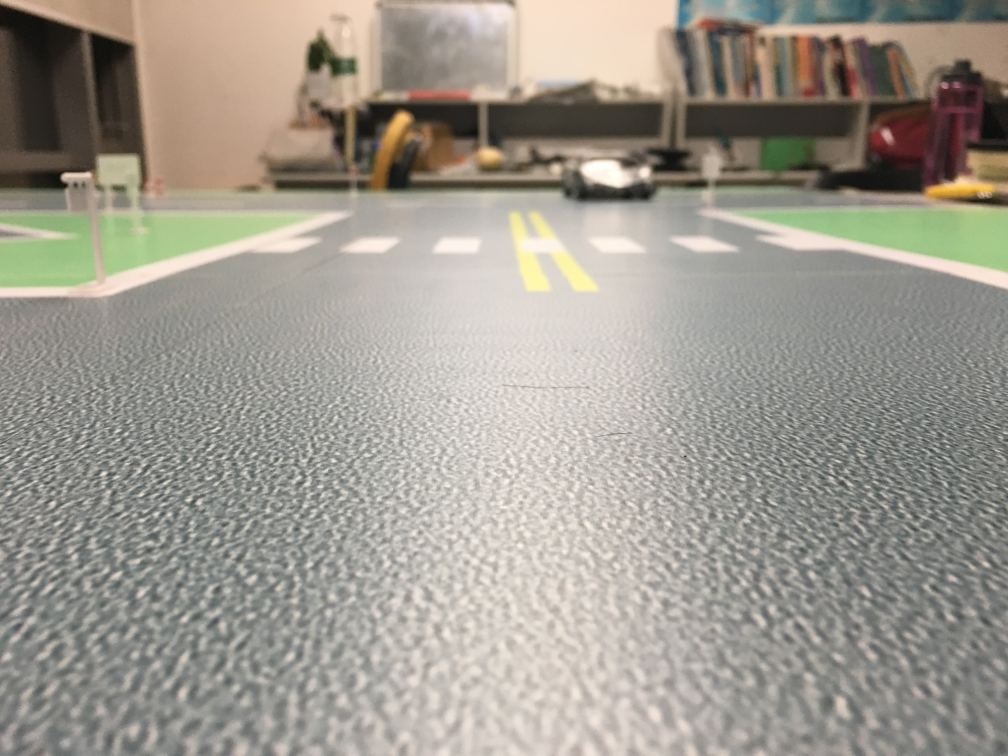
#> input picture AR_code/src/IMG_0853.JPG, 4032 x 3024 px (shown at 1/4 size)
$ python -i lanedetection.py   (imports and definitions only)
#> lines starting #> are read from the running program, lines starting #| are printed output that depends on the picture; after the words box and inside, x2 and y2 are one past the last pixel; in counts of white or black regions, pixels touching at a corner belong together
from moviepy.editor import VideoFileClip
import matplotlib.pyplot as plt
import matplotlib.image as mplimg
import numpy as np
import cv2

blur_ksize = 5  # Gaussian blur kernel size
canny_lthreshold = 50  # Canny edge detection low threshold
canny_hthreshold = 150  # Canny edge detection high threshold

# Hough transform parameters
rho = 1
theta = np.pi / 180
threshold = 15
min_line_length = 40
max_line_gap = 20

def roi_mask(img, vertices):
  mask = np.zeros_like(img)

  #defining a 3 channel or 1 channel color to fill the mask with depending on the input image
  if len(img.shape) > 2:
    channel_count = img.shape[2]  # i.e. 3 or 4 depending on your image
    mask_color = (255,) * channel_count
  else:
    mask_color = 255

  cv2.fillPoly(mask, vertices, mask_color)
  masked_img = cv2.bitwise_and(img, mask)
  return masked_img

def draw_roi(img, vertices):
  cv2.polylines(img, vertices, True, [255, 0, 0], thickness=2)

# [4 lines left out: function draw_lines, not called in this run]

def hough_lines(img, rho, theta, threshold, min_line_len, max_line_gap):
  lines = cv2.HoughLinesP(img, rho, theta, threshold, np.array([]), minLineLength=min_line_len, maxLineGap=max_line_gap)
  line_img = np.zeros((img.shape[0], img.shape[1], 3), dtype=np.uint8)
  # draw_lines(line_img, lines)
  draw_lanes(line_img, lines)
  return line_img

def draw_lanes(img, lines, color=[255, 0, 0], thickness=20):
  y2 = int(img.shape[0]*0.607)
  left_lines, right_lines = [], []
  for line in lines:
    for x1, y1, x2, y2 in line:
      k = (y2 - y1) / (x2 - x1)
      if k < 0:
        left_lines.append(line)
      else:
        right_lines.append(line)

  if (len(left_lines) <= 0 or len(right_lines) <= 0):
    return img

  clean_lines(left_lines, 0.1)
  clean_lines(right_lines, 0.1)
  left_points = [(x1, y1) for line in left_lines for x1,y1,x2,y2 in line]
  left_points = left_points + [(x2, y2) for line in left_lines for x1,y1,x2,y2 in line]
  right_points = [(x1, y1) for line in right_lines for x1,y1,x2,y2 in line]
  right_points = right_points + [(x2, y2) for line in right_lines for x1,y1,x2,y2 in line]

  left_vtx = calc_lane_vertices(left_points, y2, img.shape[0])
  right_vtx = calc_lane_vertices(right_points, y2, img.shape[0])

  cv2.line(img, left_vtx[0], left_vtx[1], color, thickness)
  cv2.line(img, right_vtx[0], right_vtx[1], color, thickness)

def clean_lines(lines, threshold):
  slope = [(y2 - y1) / (x2 - x1) for line in lines for x1, y1, x2, y2 in line]
  while len(lines) > 0:
    mean = np.mean(slope)
    diff = [abs(s - mean) for s in slope]
    idx = np.argmax(diff)
    if diff[idx] > threshold:
      slope.pop(idx)
      lines.pop(idx)
    else:
      break


def calc_lane_vertices(point_list, ymin, ymax):
  x = [p[0] for p in point_list]
  y = [p[1] for p in point_list]
  fit = np.polyfit(y, x, 1)
  fit_fn = np.poly1d(fit)

  xmin = int(fit_fn(ymin))
  xmax = int(fit_fn(ymax))

  return [(xmin, ymin), (xmax, ymax)]

def process_an_image(img):
  img = cv2.resize(img, (1440,900))
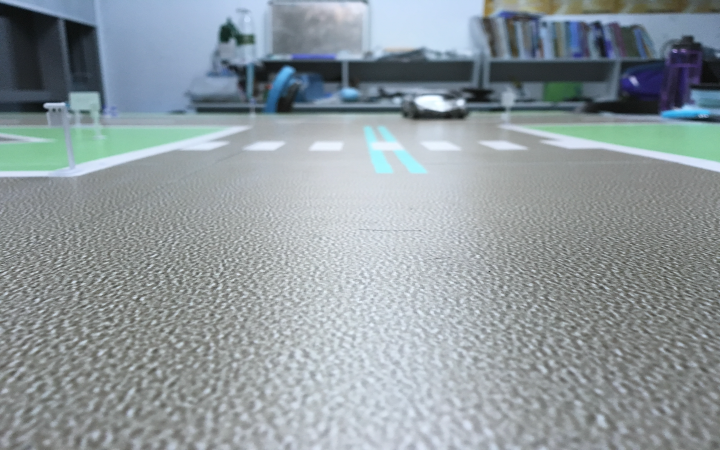
#> img: shape (900, 1440, 3) (shown at 1/2 size); mean of channels 0, 1, 2 157.7, 152.9, 143; drawn as B, G, R
  # [8 lines of commented-out code are left out]
  x1 = int(img.shape[1]*0)
  x2 = int(img.shape[1]*844/2560)
  x3 = int(img.shape[1]*1605/2560)
  x4 = int(img.shape[1])
  y1 = int(img.shape[0]*829/1440)
  y2 = int(img.shape[0])
  roi_vtx = np.array([[(x1, y2), (x2, y1), (x3, y1), (x4, y2)]])
  # [15 lines of commented-out code are left out]
  gray = cv2.cvtColor(img, cv2.COLOR_RGB2GRAY)
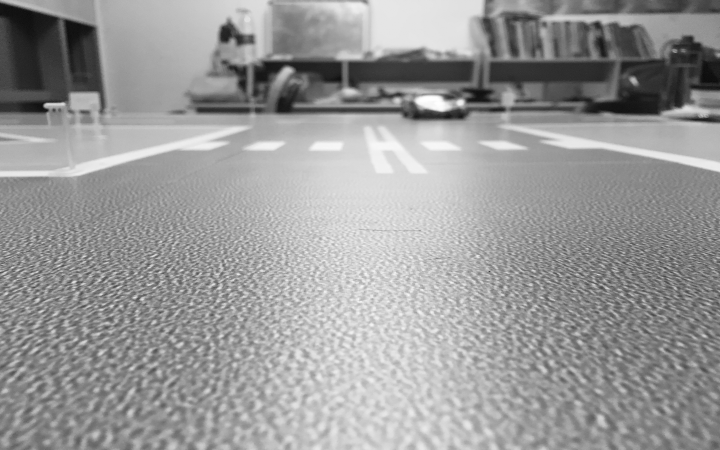
#> gray: shape (900, 1440) (shown at 1/2 size); min 7, max 255, mean 153.2
  blur_gray = cv2.GaussianBlur(gray, (blur_ksize, blur_ksize), 0, 0)
  edges = cv2.Canny(blur_gray, canny_lthreshold, canny_hthreshold)
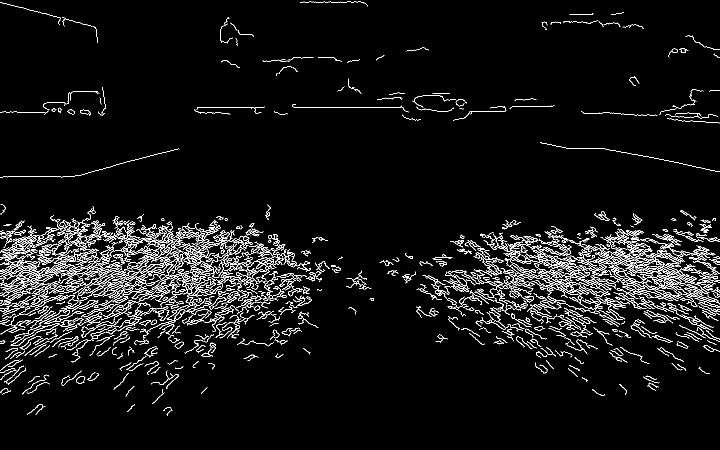
#> edges: shape (900, 1440) (shown at 1/2 size); 5% white in thin lines or dots
  roi_edges = roi_mask(edges, roi_vtx)
#> in roi_mask, `cv2.fillPoly(mask, vertices, mask_color)`:
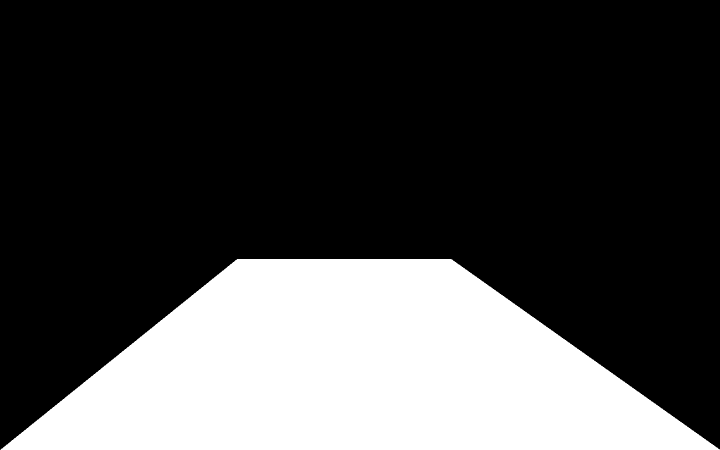
#> mask: shape (900, 1440) (shown at 1/2 size); 27.5% white; 1 white region, box (x1, y1, x2, y2) and area: (1, 518, 1440, 900) 356912
#> in roi_mask, `masked_img = cv2.bitwise_and(img, mask)`:
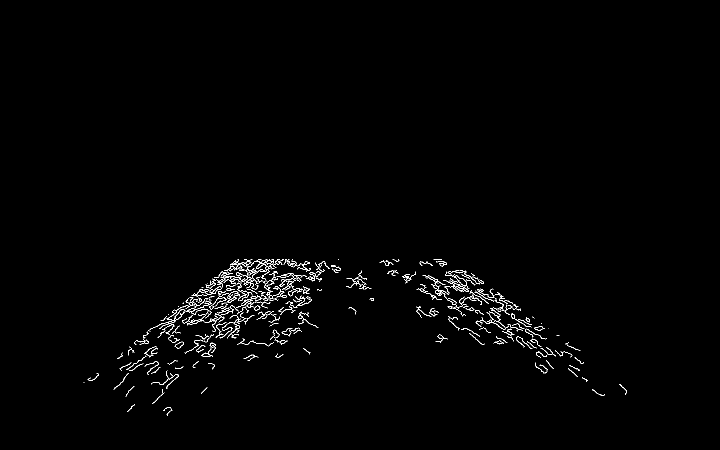
#> masked_img: shape (900, 1440) (shown at 1/2 size); 0.99% white in thin lines or dots, all inside (x1, y1, x2, y2) = (167, 518, 1254, 832)
  line_img = hough_lines(roi_edges, rho, theta, threshold, min_line_length, max_line_gap)
#> in hough_lines, `lines = cv2.HoughLinesP(img, rho, theta, threshold, np.array([]), minL..`: lines = 314 rows, first 6: [404, 579, 505, 581], [564, 566, 671, 533], [328, 657, 481, 633], [374, 646, 443, 633], [425, 662, 478, 656], [458, 537, 641, 559]
#> the loop in draw_lanes, `for line in lines:` made 314 passes
#> after the loop in draw_lanes, `for line in lines:`: left_lines = 195 items, first 6: [[564, 566, 671, 533]], [[328, 657, 481, 633]], [[374, 646, 443, 633]], [[425, 662, 478, 656]], [[387, 628, 531, 561]], [[372, 601, 612, 575]]; right_lines = 119 items, first 6: [[404, 579, 505, 581]], [[458, 537, 641, 559]], [[461, 532, 642, 557]], [[465, 631, 558, 636]], [[899, 561, 1000, 629]], [[1021, 675, 1084, 708]]
#> in clean_lines, `slope = [(y2 - y1) / (x2 - x1) for line in lines for x1, y1, x2, y2 in..`: slope = 195 values, max -0.0139 at index 183, min -8 at index 83, mean -0.482
#> the loop in clean_lines, `while len(lines) > 0:` made 111 passes
#> (mean, idx) on passes 1 to 8: (-0.482, 83), (-0.443, 138), (-0.432, 179), (-0.423, 166), (-0.415, 170), (-0.408, 148), (-0.402, 173), (-0.396, 166)
#> after the loop in clean_lines, `while len(lines) > 0:`: lines = 85 items, first 6: [[328, 657, 481, 633]], [[374, 646, 443, 633]], [[425, 662, 478, 656]], [[372, 601, 612, 575]], [[904, 605, 1002, 590]], [[386, 589, 642, 580]]; slope = 85 values, max -0.0139 at index 82, min -0.21 at index 71, mean -0.111
#> the loop in clean_lines (call 2), `while len(lines) > 0:` made 59 passes
#> (mean, idx) on passes 1 to 8: (0.275, 89), (0.266, 38), (0.26, 7), (0.255, 28), (0.25, 96), (0.245, 58), (0.24, 24), (0.236, 102)
#> in draw_lanes, `left_points = [(x1, y1) for line in left_lines for x1,y1,x2,y2 in line]`: left_points = 85 pairs, first value 240 to 1035, second value 529 to 738
#> in draw_lanes, `left_points = left_points + [(x2, y2) for line in left_lines for x1,y1..`: left_points = 170 pairs, first value 240 to 1088, second value 528 to 738
#> in draw_lanes, `right_points = [(x1, y1) for line in right_lines for x1,y1,x2,y2 in li..`: right_points = 61 pairs, first value 306 to 1073, second value 518 to 704
#> in draw_lanes, `right_points = right_points + [(x2, y2) for line in right_lines for x1..`: right_points = 122 pairs, first value 306 to 1138, second value 518 to 706
#> in calc_lane_vertices, `x = [p[0] for p in point_list]`: x = 170 values, max 1088 at index 152, min 240 at index 32, mean 650.5
#> in calc_lane_vertices, `y = [p[1] for p in point_list]`: y = 170 values, max 738 at index 32, min 528 at index 169, mean 616.8
#> in calc_lane_vertices, `fit = np.polyfit(y, x, 1)`: fit = [-0.0568, 685.5]
#> in calc_lane_vertices, `xmin = int(fit_fn(ymin))`: xmin = 654
#> in calc_lane_vertices, `xmax = int(fit_fn(ymax))`: xmax = 634
#> in draw_lanes, `left_vtx = calc_lane_vertices(left_points, y2, img.shape[0])`: left_vtx = [(654, 554), (634, 900)]
#> in draw_lanes, `right_vtx = calc_lane_vertices(right_points, y2, img.shape[0])`: right_vtx = [(538, 554), (605, 900)]
#> in draw_lanes, `cv2.line(img, right_vtx[0], right_vtx[1], color, thickness)`:
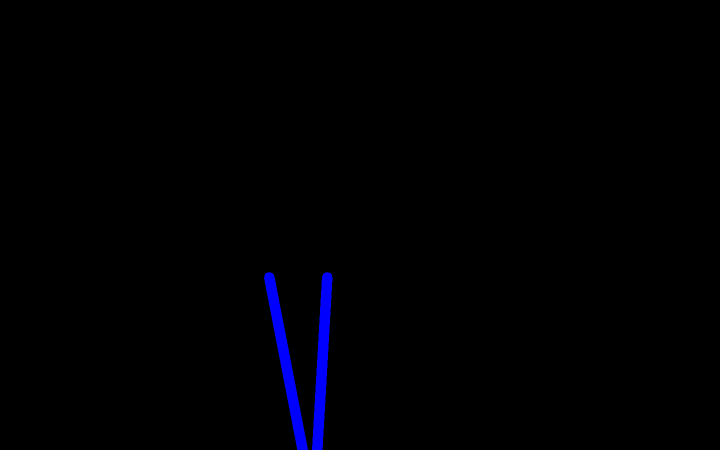
#> img: shape (900, 1440, 3) (shown at 1/2 size); mean of channels 0, 1, 2 3, 0, 0; drawn as B, G, R
  res_img = cv2.addWeighted(img, 0.8, line_img, 1, 0)
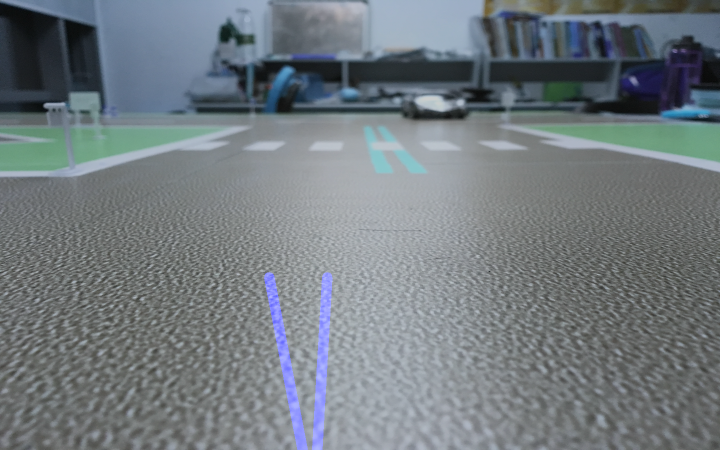
#> res_img: shape (900, 1440, 3) (shown at 1/2 size); mean of channels 0, 1, 2 127.3, 122.3, 114.4; drawn as B, G, R
  if type(res_img)!=None :
    cv2.imshow('1',res_img)
  if type(blur_gray)!=None :
    cv2.imshow('2',blur_gray)
  if type(roi_edges)!=None :
    cv2.imshow('3',roi_edges)
  if type(line_img)!=None :
    cv2.imshow('4',line_img)
  cv2.waitKey()

  '''
  plt.figure()
  plt.imshow(img)
  plt.savefig('images/lane_original.png', bbox_inches='tight')
  plt.figure()
  plt.imshow(gray, cmap='gray')
  plt.savefig('images/gray.png', bbox_inches='tight')
  plt.figure()
  plt.imshow(blur_gray, cmap='gray')
  plt.savefig('images/blur_gray.png', bbox_inches='tight')
  plt.figure()
  plt.imshow(edges, cmap='gray')
  plt.savefig('images/edges.png', bbox_inches='tight')
  plt.figure()
  plt.imshow(roi_edges, cmap='gray')
  plt.savefig('images/roi_edges.png', bbox_inches='tight')
  plt.figure()
  plt.imshow(line_img, cmap='gray')
  plt.savefig('images/line_img.png', bbox_inches='tight')
  plt.figure()
  plt.imshow(res_img)
  plt.savefig('images/res_img.png', bbox_inches='tight')
  plt.show()
  '''

  return res_img

# img = mplimg.imread("lane.jpg")
# process_an_image(img)

output = 'video_12_sol.mp4'
# clip = VideoFileClip("/Users/yujifan/Downloads/video_2.mp4")
# clip = VideoFileClip("/Users/yujifan/Downloads/11612191-1-hd.mp4")
# [1 line that did not run here, left out]
# [1 line that did not run here, left out]
# [1 line not run here, left out]

>>> import cv2
>>> picture = cv2.cvtColor(cv2.imread('../AR_code/src/IMG_0853.JPG'), cv2.COLOR_BGR2RGB)
>>> result = process_an_image(picture)
